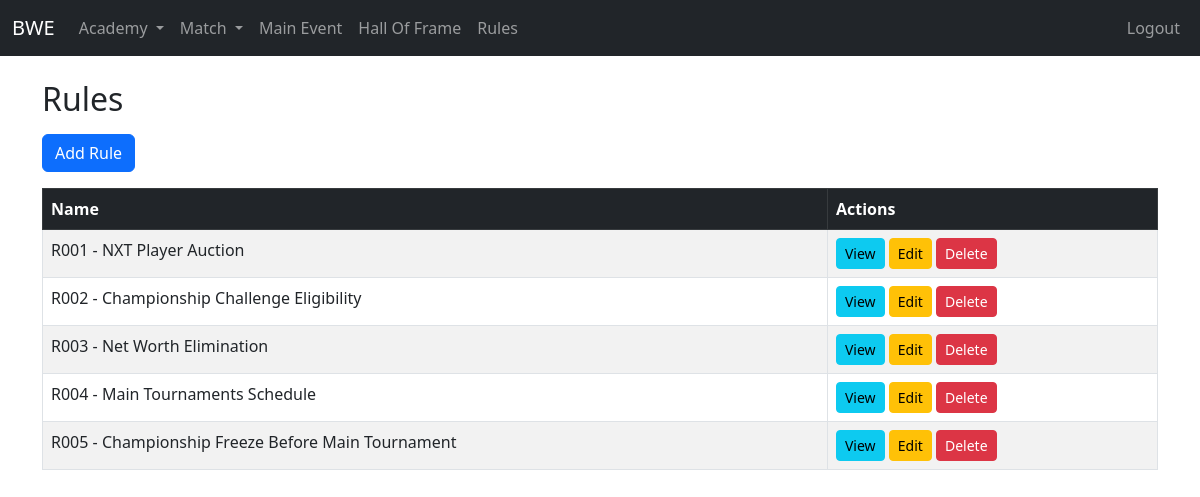
The page /academy/rule/ (signed in) on the database its author committed.
### academy/models.py (models this page shows, shortened)
class Rule(models.Model):
    name = models.CharField(max_length=200)
    content = models.TextField()
    timestamp = models.DateTimeField(auto_now=False, auto_now_add=True)

### academy/views.py (the view)
# urls.py: path('rule/', views.rule_list, name='rule-list'),
@login_required
def rule_list(request):
    rules = Rule.objects.all().order_by('timestamp')
    return render(request, 'academy/rules/rule_list.html', {'rules': rules})

### templates/academy/rules/rule_list.html (shortened to what this page needs)
{% extends 'base.html' %}
{% block content %}
<h2 class="mb-3">Rules</h2>
<a href="{% url 'rule-create' %}" class="btn btn-primary mb-3">Add Rule</a>
<div class="table-responsive">
<table class="table table-bordered table-striped">
  <thead class="table-dark">
    <tr>
      <th>Name</th>
      <th>Actions</th>
    </tr>
  </thead>
  <tbody id="table-body">
    {% include "academy/rules/partials/table_body.html" %}
  </tbody>
</table>
</div>
{% endblock %}

### templates/academy/rules/partials/table_body.html
{% for rule in rules %}
<tr>
  <td>R{{ forloop.counter|stringformat:"03d" }} - {{ rule.name }}</td>
  <td>
    <a href="{% url 'rule-view' rule.id %}" class="btn btn-info btn-sm">View</a>
    <a href="{% url 'rule-update' rule.id %}" class="btn btn-warning btn-sm">Edit</a>
    <a class="btn btn-danger btn-sm"
        hx-get="{% url 'rule-delete' rule.id %}"
        hx-target="#dialog"
        hx-swap="innerHTML">
    Delete
    </a>
  </td>
</tr>
{% endfor %}

### rows shown on the page
Rule: name "NXT Player Auction"
Rule: name "Championship Challenge Eligibility"
Rule: name "Net Worth Elimination"
Rule: name "Main Tournaments Schedule"
Rule: name "Championship Freeze Before Main Tournament"
